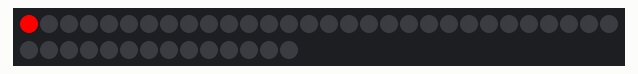
Simulated run of this sketch. Board: ATtiny85, built with avr-gcc and run on an emulated ATtiny85. Shown: 44 RGB LEDs in strip order, left to right, continuing on the next row.

Above: at 0.16 s.
At 6.38 s:
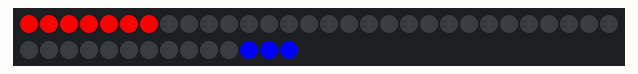
At 10.74 s:
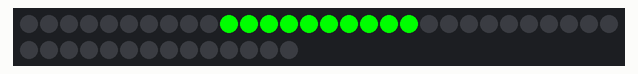
At 19.45 s:
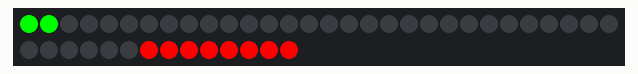
At 29.71 s:
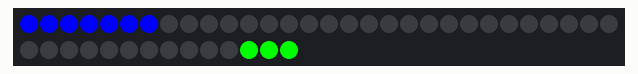
At 39.36 s:
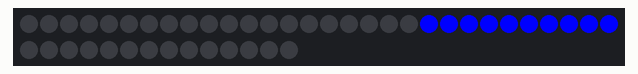

The sketch:

LEDcascade.ino
```cpp
//Modified by Laura Perovich 7/3/19 to have the correct pins for the SeeBoat breakout board control board pins
//Make sure to plug in a battery (don't just connect by USB to the computer) to make sure the LEDs are sufficiently powered

// Simple strand test for Adafruit Dot Star RGB LED strip.

#include <Adafruit_DotStar.h>
#include <SPI.h>

// Put the number of LEDs that are in the strand (or that you want to use in the strand) here:
#define NUMPIXELS 44

//
// Put the pin numbers of the LED strand here. For the SeeBoat feather breakout, the pins should be 13 and 11:
#define DATAPIN    13
#define CLOCKPIN   11
Adafruit_DotStar strip(NUMPIXELS, DATAPIN, CLOCKPIN, DOTSTAR_BRG);
// The last parameter is optional -- this is the color data order of the
// DotStar strip, which has changed over time in different production runs.
// Your code just uses R,G,B colors, the library then reassigns as needed.
// Default is DOTSTAR_BRG, so change this if you have an earlier strip.

// Hardware SPI is a little faster, but must be wired to specific pins
// (Arduino Uno = pin 11 for data, 13 for clock, other boards are different).
//Adafruit_DotStar strip(NUMPIXELS, DOTSTAR_BRG);

void setup() {

#if defined(__AVR_ATtiny85__) && (F_CPU == 16000000L)
  clock_prescale_set(clock_div_1); // Enable 16 MHz on Trinket
#endif

  strip.begin(); // Initialize pins for output
  strip.show();  // Turn all LEDs off ASAP
}

// Runs 10 LEDs at a time along strip, cycling through red, green and blue.
// This requires about 200 mA for all the 'on' pixels + 1 mA per 'off' pixel.

int      head  = 0, tail = -10; // Index of first 'on' and 'off' pixels that will cascade around the LED strand
uint32_t color = 0xFF0000;      // 'On' color (starts red). This is a hex color. You can see more here: https://html-color-codes.info/

//FF0000 is red; 00FF00 is green; 0000FF is blue

void loop() {

  strip.setPixelColor(head, color); // 'On' pixel at head
  strip.setPixelColor(tail, 0);     // 'Off' pixel at tail
  strip.show();                     // Refresh strip
  delay(20);                        // Pause 20 milliseconds (~50 FPS)

  if(++head >= NUMPIXELS) {         // Increment head index.  Off end of strip? ++ means add one to that variable
    head = 0;                       //  Yes, reset head index to start
    if((color >>= 8) == 0)          //  Next color (R->G->B) ... past blue now? >> is a rightward shift operator (moving the FFs to the right by 8 positions)
      color = 0xFF0000;             //   Yes, reset to red
  }
  if(++tail >= NUMPIXELS) tail = 0; // Increment, reset tail index
}
```
